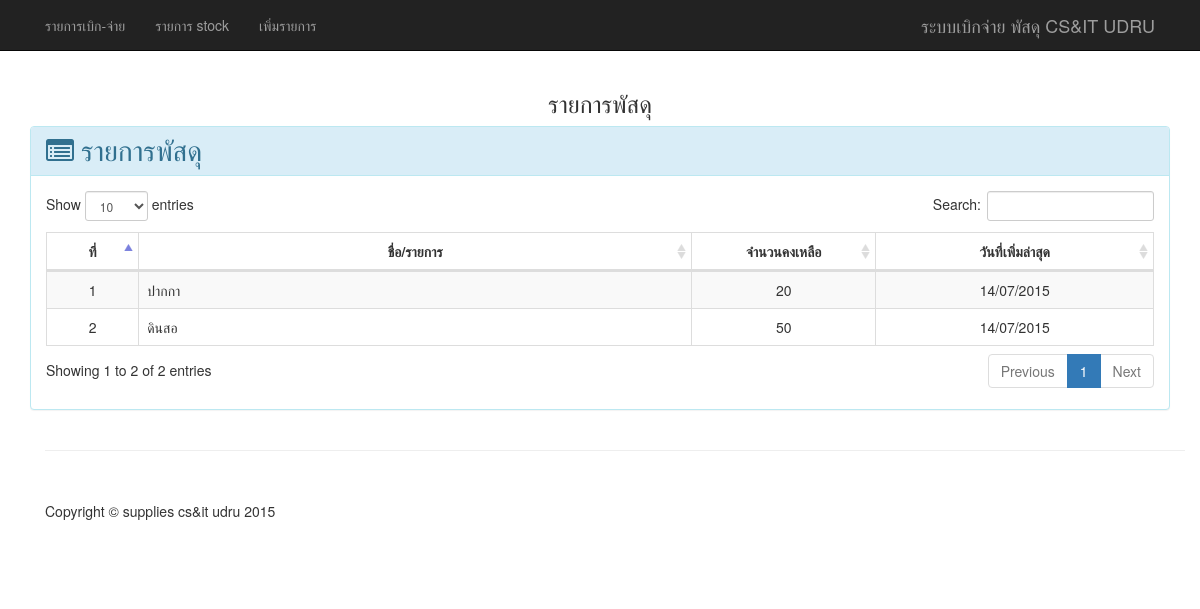
Page /sup_con/supplies_store on the earlier database version.
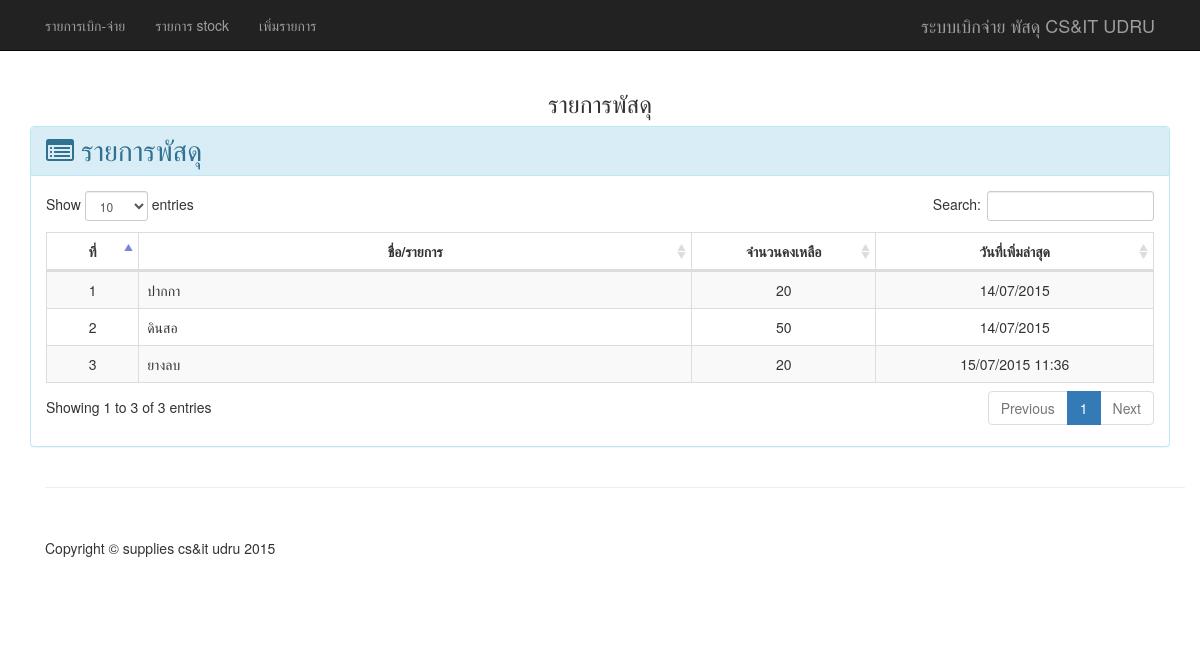
Same page on the later database version.
### tables this page shows
CREATE TABLE IF NOT EXISTS `supplies_store` (
  `supp_id` int(11) NOT NULL,
  `supp_name` text NOT NULL,
  `supp_amount` int(11) NOT NULL,
  `supp_date` varchar(16) NOT NULL
);

### application/controllers/sup_con.php (called while the page is built, shortened)
<?php defined('BASEPATH') OR exit('No direct script access allowed');
class Sup_con extends CI_Controller {
	public function __construct(){
		$this->load->model('sup_mod','',TRUE);
	}
	public function supplies_store(){
		$data = array(
			'show_supplies'  => $this->sup_mod->get_supplies_store(),
			);
		$this->load->view('supplies_store',$data);
	}
}

### index.php (called while the page is built, shortened)
<?php
require_once BASEPATH.'core/CodeIgniter.php';

### application/models/sup_mod.php (called while the page is built, shortened)
<?php  defined('BASEPATH') OR exit('No direct script access allowed');
	class Sup_mod extends CI_model{
		public function get_supplies_store(){
			$show_supplies = $this->db->query('SELECT * FROM supplies_store')->result();
			return $show_supplies;
		}
	}
?>

### application/views/supplies_store.php (the view)
<?php $this->load->view('header');?>
<div class="col-md-12">
	<div class="text-center">
		<h3> รายการพัสดุ </h3>
	</div>
	<div class="panel panel-info">
		<div class="panel-heading">
			<i class="fa fa-list-alt fa-2x"> รายการพัสดุ </i>
		</div>
		<div class="panel-body">
			<div class="dataTable_wrapper">
				<table class="table table-striped table-bordered table-hover" id="example">
					<thead>
						<tr >
							<th class="text-center">ที่</th>
							<th class="text-center">ชื่อ/รายการ</th>
							<th class="text-center">จำนวนคงเหลือ</th>
							<th class="text-center" >วันที่เพิ่มล่าสุด</th>
						</tr>
					</thead>
					<tbody>
						<?php
						foreach($show_supplies as $row_supplies){
							?>
							<tr>
								<td class="text-center col-md-1"><?php echo $row_supplies->supp_id;?></td>
								<td class="col-md-6"><?php echo $row_supplies->supp_name;?></td>
								<td class="text-center col-md-2"><?php echo $row_supplies->supp_amount;?></td>
								<td class="text-center col-md-3"><?php echo $row_supplies->supp_date;?></td>
							</tr>
							<?php
						}
						?>
					</tbody>
				</table>
			</div>
		</div>
	</div>
</div>
<?php $this->load->view('footer');?>

### application/views/header.php (shortened to what this page needs)
<!DOCTYPE html>
<html lang="en">
<head>
    <link href="<?php echo base_url();?>css/bootstrap.min.css" rel="stylesheet">
    <link href="<?php echo base_url();?>css/shop-item.css" rel="stylesheet">
    <link rel="stylesheet" href="<?php echo base_url();?>css/font-awesome.min.css">
    <link href="<?php echo base_url();?>css/dataTable/dataTables.bootstrap.css" rel="stylesheet">
    <link href="<?php echo base_url();?>css/dataTable/dataTables.responsive.css" rel="stylesheet">
</head>
<body>
    <nav class="navbar navbar-inverse navbar-fixed-top" role="navigation">
        <div class="container">
            <div class="navbar-header pull-right">
                <a class="navbar-brand" href="#">ระบบเบิกจ่าย พัสดุ CS&IT UDRU</a>
            </div>
            <div class="collapse navbar-collapse" id="bs-example-navbar-collapse-1">
                <ul class="nav navbar-nav">
                    <li>
                        <?php echo anchor('sup_con/withdraw_supplies','รายการเบิก-จ่าย');?>
                    </li>
                    <li>
                        <?php echo anchor('sup_con/supplies_store','รายการ stock');?>
                    </li>
                    <li>
                        <?php echo anchor('add_supplies','เพิ่มรายการ');?>
                    </li>
                </ul>
            </div>
        </div>
    </nav>
    <div class="container">
        <div class="row">

### application/views/footer.php (shortened to what this page needs)
		</div>
		<div class="container">
			<hr>
			<footer>
				<div class="row">
					<div class="col-lg-12">
						<p>Copyright &copy; supplies cs&it udru 2015</p>
					</div>
				</div>
			</footer>
		</div>
	</div>
</body>
</html>

### css/shop-item.css (style rules this page uses)
body { padding-top: 70px; }
footer { margin: 50px 0; }

Differences in the rows shown:
added supplies_store: supp_id "3", supp_name "ยางลบ", supp_amount "20", supp_date "15/07/2015 11:36"
Other differences:
text written by a page script: "Show entries Search: Showing 1 to 2 of 2 entries Previous 1 Next" → "Show entries Search: Showing 1 to 3 of 3 entries Previous 1 Next"
